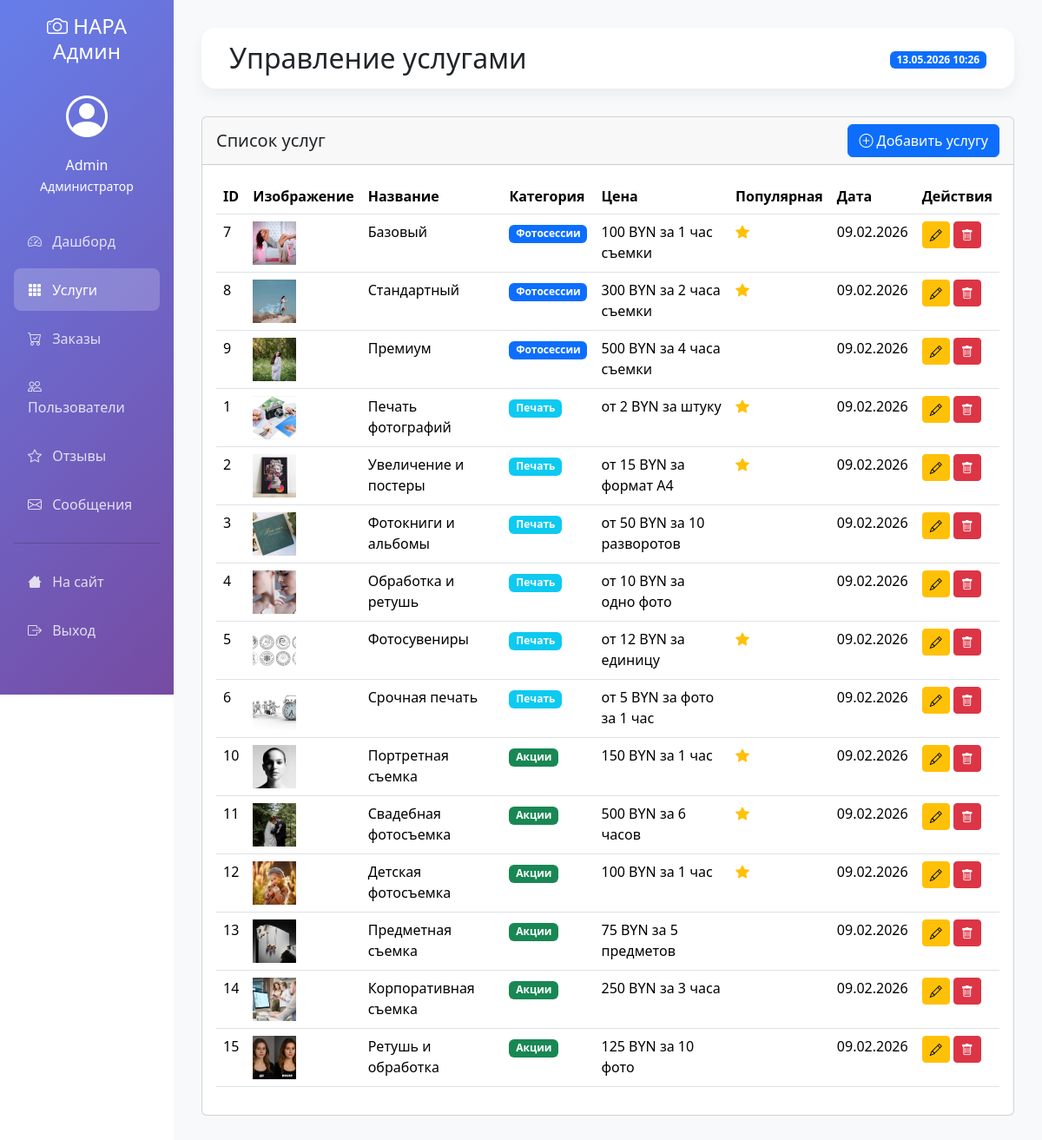
/admin/services (signed in), run on the app's committed database.
### models.py (models this page shows, shortened)
class User(UserMixin, db.Model):
    __tablename__ = 'users'
    id = db.Column(db.Integer, primary_key=True)
    username = db.Column(db.String(64))
    email = db.Column(db.String(120), unique=True, nullable=False)
    password_hash = db.Column(db.String(256))
    first_name = db.Column(db.String(64))
    last_name = db.Column(db.String(64))
    phone = db.Column(db.String(20))
    created_at = db.Column(db.DateTime, default=datetime.now)
    is_active = db.Column(db.Boolean, default=True)
    is_admin = db.Column(db.Boolean, default=False)
    loyalty_points = db.Column(db.Integer, default=0)
    total_spent = db.Column(db.Float, default=0.0)
    loyalty_level = db.Column(db.String(20), default='regular')  # regular, silver, gold

class Service(db.Model):
    __tablename__ = 'services'
    id = db.Column(db.Integer, primary_key=True)
    title = db.Column(db.String(100), nullable=False)
    category = db.Column(db.String(50), nullable=False)  # 'printing', 'photo_session', 'special_offers'
    subcategory = db.Column(db.String(50))  # Для дополнительной фильтрации
    price_from = db.Column(db.String(20))
    price_period = db.Column(db.String(50))
    image_url = db.Column(db.String(200))
    features = db.Column(db.Text)
    description = db.Column(db.Text)
    order_button_text = db.Column(db.String(50), default="Заказать")
    is_popular = db.Column(db.Boolean, default=False)
    price_value = db.Column(db.Float)  # Для сортировки по цене
    created_at = db.Column(db.DateTime, default=datetime.now)

### admin.py (the view)
@admin_bp.route('/services')
@login_required
@admin_required
def services():
    services = Service.query.order_by(Service.category, Service.created_at.desc()).all()
    return render_template('admin/services.html', services=services)

### admin.py (called while the page is built)
def admin_required(f):
    @wraps(f)
    def decorated_function(*args, **kwargs):
        if not current_user.is_authenticated or not current_user.is_admin:
            flash('Доступ запрещен. Требуются права администратора.', 'danger')
            return redirect(url_for('index'))
        return f(*args, **kwargs)
    return decorated_function

### app.py (called while the page is built)
@login_manager.user_loader
def load_user(user_id):
    return User.query.get(int(user_id))

@app.context_processor
def utility_processor():
    return {'datetime': datetime}

### templates/admin/services.html (shortened to what this page needs)
{% extends "admin/base_admin.html" %}
{% block header %}Управление услугами{% endblock %}
{% block content %}
<div class="card">
    <div class="card-header d-flex justify-content-between align-items-center">
        <h5 class="mb-0">Список услуг</h5>
        <a href="{{ url_for('admin.add_service') }}" class="btn btn-primary">
            <i class="bi bi-plus-circle"></i> Добавить услугу
        </a>
    </div>
    <div class="card-body">
        <div class="table-responsive">
            <table class="table table-hover">
                <thead>
                    <tr>
                        <th>ID</th>
                        <th>Изображение</th>
                        <th>Название</th>
                        <th>Категория</th>
                        <th>Цена</th>
                        <th>Популярная</th>
                        <th>Дата</th>
                        <th>Действия</th>
                    </tr>
                </thead>
                <tbody>
                    {% for service in services %}
                    <tr>
                        <td>{{ service.id }}</td>
                        <td>
                            {% if service.image_url %}
                            <img src="{{ url_for('static', filename=service.image_url) }}"
                                 alt="{{ service.title }}" style="width: 50px; height: 50px; object-fit: cover;">
                            {% else %}
                            <span class="text-muted">Нет фото</span>
                            {% endif %}
                        </td>
                        <td>{{ service.title }}</td>
                        <td>
                            {% if service.category == 'printing' %}
                                <span class="badge bg-info">Печать</span>
                            {% elif service.category == 'photo_session' %}
                                <span class="badge bg-primary">Фотосессии</span>
                            {% elif service.category == 'special_offers' %}
                                <span class="badge bg-success">Акции</span>
                            {% endif %}
                        </td>
                        <td>{{ service.price_from }} {{ service.price_period }}</td>
                        <td>
                            {% if service.is_popular %}
                            <i class="bi bi-star-fill text-warning"></i>
                            {% endif %}
                        </td>
                        <td>{{ service.created_at.strftime('%d.%m.%Y') }}</td>
                        <td>
                            <a href="{{ url_for('admin.edit_service', service_id=service.id) }}"
                               class="btn btn-sm btn-warning">
                                <i class="bi bi-pencil"></i>
                            </a>
                            <form action="{{ url_for('admin.delete_service', service_id=service.id) }}"
                                  method="POST" style="display: inline;">
                                <button type="submit" class="btn btn-sm btn-danger"
                                        onclick="return confirm('Вы уверены, что хотите удалить эту услугу?')">
                                    <i class="bi bi-trash"></i>
                                </button>
                            </form>
                        </td>
                    </tr>
                    {% endfor %}
                </tbody>
            </table>
        </div>
    </div>
</div>
{% endblock %}

### templates/admin/base_admin.html (shortened to what this page needs)
<!doctype html>
<html lang="ru">
<head>
    <link rel="stylesheet" href="{{ url_for('static', filename='css/bootstrap.min.css') }}">
    <link rel="stylesheet" href="{{ url_for('static', filename='css/bootstrap-icons.css') }}">
</head>
<body>
    <div class="container-fluid">
        <div class="row">
            <div class="col-md-3 col-lg-2 px-0">
                <div class="sidebar p-3">
                    <h4 class="text-white text-center mb-4">
                        <i class="bi bi-camera"></i> НАРА Админ
                    </h4>
                    <div class="text-white text-center mb-4">
                        <i class="bi bi-person-circle" style="font-size: 3rem;"></i>
                        <p class="mt-2 mb-0">{{ current_user.first_name or current_user.username }}</p>
                        <small>Администратор</small>
                    </div>
                    <nav class="nav flex-column">
                        <a class="nav-link {% if request.endpoint == 'admin.dashboard' %}active{% endif %}"
                           href="{{ url_for('admin.dashboard') }}">
                            <i class="bi bi-speedometer2"></i> Дашборд
                        </a>
                        <a class="nav-link {% if request.endpoint == 'admin.services' %}active{% endif %}"
                           href="{{ url_for('admin.services') }}">
                            <i class="bi bi-grid-3x3-gap-fill"></i> Услуги
                        </a>
                        <a class="nav-link {% if request.endpoint == 'admin.orders' %}active{% endif %}"
                           href="{{ url_for('admin.orders') }}">
                            <i class="bi bi-cart-check"></i> Заказы
                        </a>
                        <a class="nav-link {% if request.endpoint == 'admin.users' %}active{% endif %}"
                           href="{{ url_for('admin.users') }}">
                            <i class="bi bi-people"></i> Пользователи
                        </a>
                        <a class="nav-link {% if request.endpoint == 'admin.reviews' %}active{% endif %}"
                           href="{{ url_for('admin.reviews') }}">
                            <i class="bi bi-star"></i> Отзывы
                        </a>
                        <a class="nav-link {% if request.endpoint == 'admin.messages' %}active{% endif %}"
                           href="{{ url_for('admin.messages') }}">
                            <i class="bi bi-envelope"></i> Сообщения
                        </a>
                        <hr class="bg-white">
                        <a class="nav-link" href="{{ url_for('index') }}">
                            <i class="bi bi-house"></i> На сайт
                        </a>
                        <a class="nav-link" href="{{ url_for('logout') }}">
                            <i class="bi bi-box-arrow-right"></i> Выход
                        </a>
                    </nav>
                </div>
            </div>
            <div class="col-md-9 col-lg-10 px-0">
                <div class="content-wrapper">
                    <div class="admin-header d-flex justify-content-between align-items-center">
                        <h2 class="mb-0">{% block header %}{% endblock %}</h2>
                        <div>
                            <span class="badge bg-primary">{{ datetime.now().strftime('%d.%m.%Y %H:%M') }}</span>
                        </div>
                    </div>
                    {% block content %}{% endblock %}
                </div>
            </div>
        </div>
    </div>
</body>
</html>

### templates/admin/base_admin.html (style rules this page uses)
.sidebar { min-height: 100vh; background: linear-gradient(135deg, #667eea 0%, #764ba2 100%); }
.sidebar .nav-link { color: rgba(255,255,255,.8); padding: 0.8rem 1rem; margin: 0.2rem 0; border-radius: 0.5rem; }
.sidebar .nav-link.active { color: white; background: rgba(255,255,255,.2); }
.sidebar .nav-link i { margin-right: 0.5rem; }
.content-wrapper { padding: 2rem; background: #f8f9fa; min-height: 100vh; }
.admin-header { background: white; padding: 1rem 2rem; border-radius: 1rem; margin-bottom: 2rem; box-shadow: 0 0.5rem 1rem rgba(0,0,0,.05); }

### data on the page
User: first_name "Admin"
Service: id "7", image_url (picture), title "Базовый", category "Фотосессии", price_from "100 BYN", price_period "за 1 час съемки", is_popular True (drawn), created_at "09.02.2026"
Service: id "8", image_url (picture), title "Стандартный", category "Фотосессии", price_from "300 BYN", price_period "за 2 часа съемки", is_popular True (drawn), created_at "09.02.2026"
Service: id "9", image_url (picture), title "Премиум", category "Фотосессии", price_from "500 BYN", price_period "за 4 часа съемки", created_at "09.02.2026"
Service: id "1", image_url (picture), title "Печать фотографий", category "Печать", price_from "от 2 BYN", price_period "за штуку", is_popular True (drawn), created_at "09.02.2026"
Service: id "2", image_url (picture), title "Увеличение и постеры", category "Печать", price_from "от 15 BYN", price_period "за формат А4", is_popular True (drawn), created_at "09.02.2026"
Service: id "3", image_url (picture), title "Фотокниги и альбомы", category "Печать", price_from "от 50 BYN", price_period "за 10 разворотов", created_at "09.02.2026"
Service: id "4", image_url (picture), title "Обработка и ретушь", category "Печать", price_from "от 10 BYN", price_period "за одно фото", created_at "09.02.2026"
Service: id "5", image_url (picture), title "Фотосувениры", category "Печать", price_from "от 12 BYN", price_period "за единицу", is_popular True (drawn), created_at "09.02.2026"
Service: id "6", image_url (picture), title "Срочная печать", category "Печать", price_from "от 5 BYN", price_period "за фото за 1 час", created_at "09.02.2026"
Service: id "10", image_url (picture), title "Портретная съемка", category "Акции", price_from "150 BYN", price_period "за 1 час", is_popular True (drawn), created_at "09.02.2026"
Service: id "11", image_url (picture), title "Свадебная фотосъемка", category "Акции", price_from "500 BYN", price_period "за 6 часов", is_popular True (drawn), created_at "09.02.2026"
Service: id "12", image_url (picture), title "Детская фотосъемка", category "Акции", price_from "100 BYN", price_period "за 1 час", is_popular True (drawn), created_at "09.02.2026"
Service: id "13", image_url (picture), title "Предметная съемка", category "Акции", price_from "75 BYN", price_period "за 5 предметов", created_at "09.02.2026"
Service: id "14", image_url (picture), title "Корпоративная съемка", category "Акции", price_from "250 BYN", price_period "за 3 часа", created_at "09.02.2026"
Service: id "15", image_url (picture), title "Ретушь и обработка", category "Акции", price_from "125 BYN", price_period "за 10 фото", created_at "09.02.2026"
